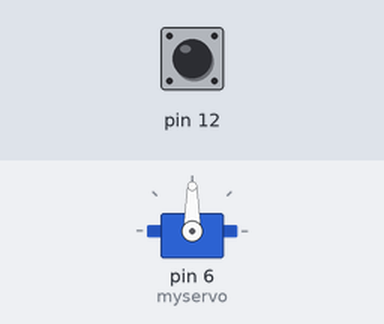
This sketch was run on a simulated Arduino Uno, built with avr-gcc and run on an emulated ATmega328P. Parts: servo. The test bench sets the inputs (shaded band); at power-on: pin 12 HIGH.

Above: at 1.2 s.
1.3 s: pin 12 pulled LOW for 0.15 s
At 2.5 s:
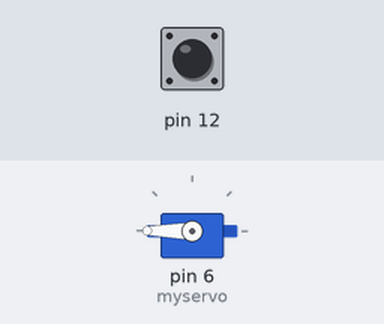
2.9 s: pin 12 pulsed LOW 5 times (0.12 s each, 0.3 s apart)
At 3.35 s:
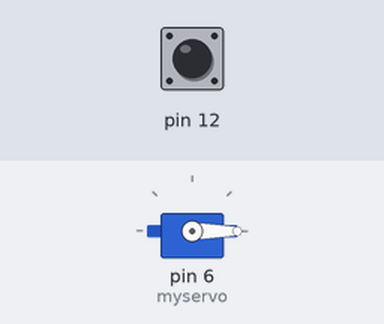
Timing chart, 0 to 5.9 s (numbered marks = the images above; inputs shaded):
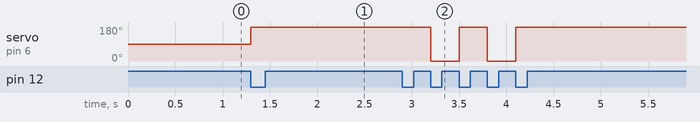

Measured:
- after the input at 1.3 s, servo on pin 6 (myservo): 90° → 180° at once
- after the input at 2.9 s, servo on pin 6 (myservo): alternates 180° for 0.30 s and 0° for 0.30 s, 4 changes in all, then stays 180°, starting after 0.30 s

The sketch:

StateMachine_Servo.ino
```cpp
struct node {
  //pointer to action function, returns new state
  uint8_t (*actionDef)();//pointer to action function
};

//State Machine Objet

class TStateMachine {
  public:
    uint8_t currentState = 0; //state of thee machine
    node *nodeSet; //array where actions are stored

  //object constructor with n states
  TStateMachine(uint8_t n) {
      nodeSet = new node[n];//creates the list of functions
    }

  //function to associate state and functions
  void add(uint8_t i,  uint8_t f()) {
      nodeSet[i].actionDef = f;
    }

   //function thata executes current state functions
   uint8_t execute() {
      currentState = nodeSet[currentState].actionDef();
      return currentState;
    }
};

/**** MAIN CODE ***/
#include <Servo.h>

TStateMachine StateMachine(2);
int state =0;
boolean boton = false;
Servo myservo;


int in(){
  if(boton) return 1;
  else {
    myservo.write(0);
    return 0;
  }
}

int out(){
  if(boton) return 0;
  else {
    myservo.write(180);
    return 1;
  }
}


void setup() {
  // put your setup code here, to run once:
  pinMode(12,INPUT_PULLUP);
  myservo.attach(6);

  StateMachine.add(0,&in);
  StateMachine.add(1,&out);
}

void loop() {
  boton = digitalRead(12);
  StateMachine.execute();
  delay(100);

}
```
